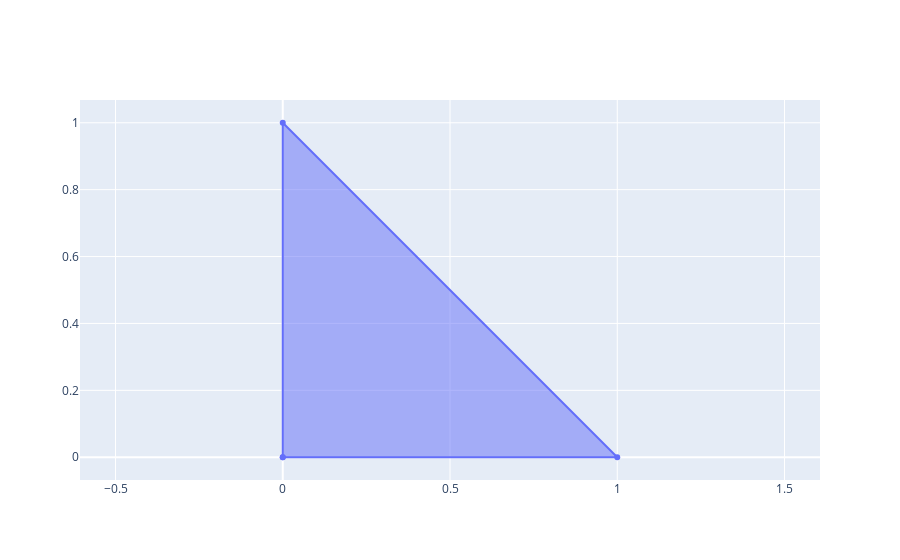

The notebook cell this image was saved under:
### Markdown cell above
**EXEMPLO:**

Calcule $\oint x^4 dx + x y dy$, onde $C$ é a curva triangular constituida pelos segmentos de reta de $(0,0)$ a $(1,0)$, de $(1,0)$ a $(0,1)$ e de $(0,1)$ a $(0,0)$

### Code cell
fig = go.Figure()
fig.add_scatter(x= [0,1,0,0], y=[0,0,1,0], fill='toself')
fig.update_layout(yaxis=dict(scaleanchor="x", scaleratio=1))

### Figure 1 — Plotly figure (JSON) as saved in the notebook; plotly's stock layout.template omitted (floating-point values rounded to 4 significant figures)
{"data": [{"fill": "toself", "type": "scatter", "x": [0, 1, 0, 0], "y": [0, 0, 1, 0]}], "layout": {"yaxis": {"scaleanchor": "x", "scaleratio": 1}}}
